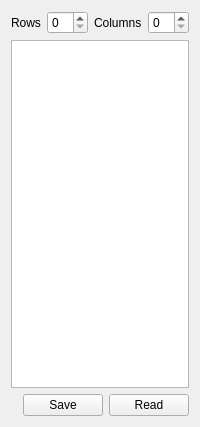
<?xml version="1.0" encoding="UTF-8"?>
<ui version="4.0">
 <class>Table</class>
 <widget class="QWidget" name="Table">
  <property name="geometry">
   <rect>
    <x>0</x>
    <y>0</y>
    <width>187</width>
    <height>427</height>
   </rect>
  </property>
  <property name="windowTitle">
   <string>Form</string>
  </property>
  <layout class="QVBoxLayout" name="verticalLayout">
   <item>
    <layout class="QHBoxLayout" name="horizontalLayout">
     <item>
      <spacer name="horizontalSpacer">
       <property name="orientation">
        <enum>Qt::Horizontal</enum>
       </property>
       <property name="sizeHint" stdset="0">
        <size>
         <width>40</width>
         <height>20</height>
        </size>
       </property>
      </spacer>
     </item>
     <item>
      <widget class="QLabel" name="label">
       <property name="text">
        <string>Rows</string>
       </property>
      </widget>
     </item>
     <item>
      <widget class="QSpinBox" name="spinBox_Rows"/>
     </item>
     <item>
      <widget class="QLabel" name="label_2">
       <property name="text">
        <string>Columns</string>
       </property>
      </widget>
     </item>
     <item>
      <widget class="QSpinBox" name="spinBox_Columns"/>
     </item>
    </layout>
   </item>
   <item>
    <layout class="QHBoxLayout" name="horizontalLayout_2"/>
   </item>
   <item>
    <widget class="QTableWidget" name="tableWidget"/>
   </item>
   <item>
    <layout class="QHBoxLayout" name="horizontalLayout_3">
     <item>
      <spacer name="horizontalSpacer_2">
       <property name="orientation">
        <enum>Qt::Horizontal</enum>
       </property>
       <property name="sizeHint" stdset="0">
        <size>
         <width>40</width>
         <height>20</height>
        </size>
       </property>
      </spacer>
     </item>
     <item>
      <widget class="QPushButton" name="pushButton_SaveToExcel">
       <property name="text">
        <string>Save</string>
       </property>
      </widget>
     </item>
     <item>
      <widget class="QPushButton" name="pushButton_ReadFromExcel">
       <property name="text">
        <string>Read</string>
       </property>
      </widget>
     </item>
    </layout>
   </item>
  </layout>
 </widget>
 <resources/>
 <connections/>
</ui>
